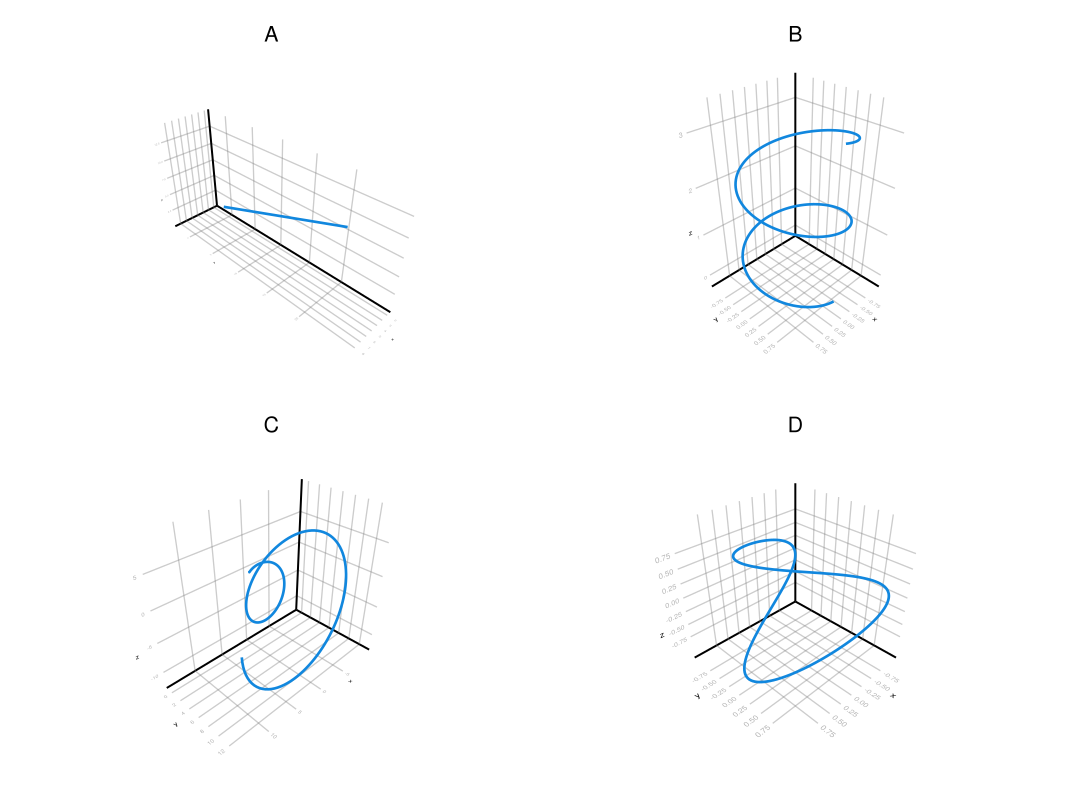

The Julia source for this figure:
using CairoMakie
graphictype = "svg"
CairoMakie.activate!(type = graphictype)
myblue = RGBf(0.067,0.529,0.871)
myred = RGBf(1.0, 0.13, 0.32)
size_inches = (8, 6)
size_pt = 100 .* size_inches
fig = Figure(resolution = size_pt, fontsize = 16, backgroundcolor = RGBAf(0,0,0,0))
t = range(0, 4pi, length=200)
lines(fig[1,1], t./2 .+ 2, 2t .- 1, t .+ 1; linewidth = 2, color = myblue)
lines(fig[1,2], sin.(t), cos.(t), t/4; linewidth = 2, color = myblue)
lines(fig[2,1], t.*cos.(t), t, t.*sin.(t); linewidth = 2, color = myblue)
lines(fig[2,2], cos.(2t), sin.(t), cos.(t) ; linewidth = 2, color = myblue)
Label(fig[1, 1, Top()], "A", padding = (0, 0, 5, 0))
Label(fig[1, 2, Top()], "B", padding = (0, 0, 5, 0))
Label(fig[2, 1, Top()], "C", padding = (0, 0, 5, 0))
Label(fig[2, 2, Top()], "D", padding = (0, 0, 5, 0))
save("img/funciones-vectoriales/trayectorias-espacio." * graphictype, fig, pt_per_unit = 1)
fig